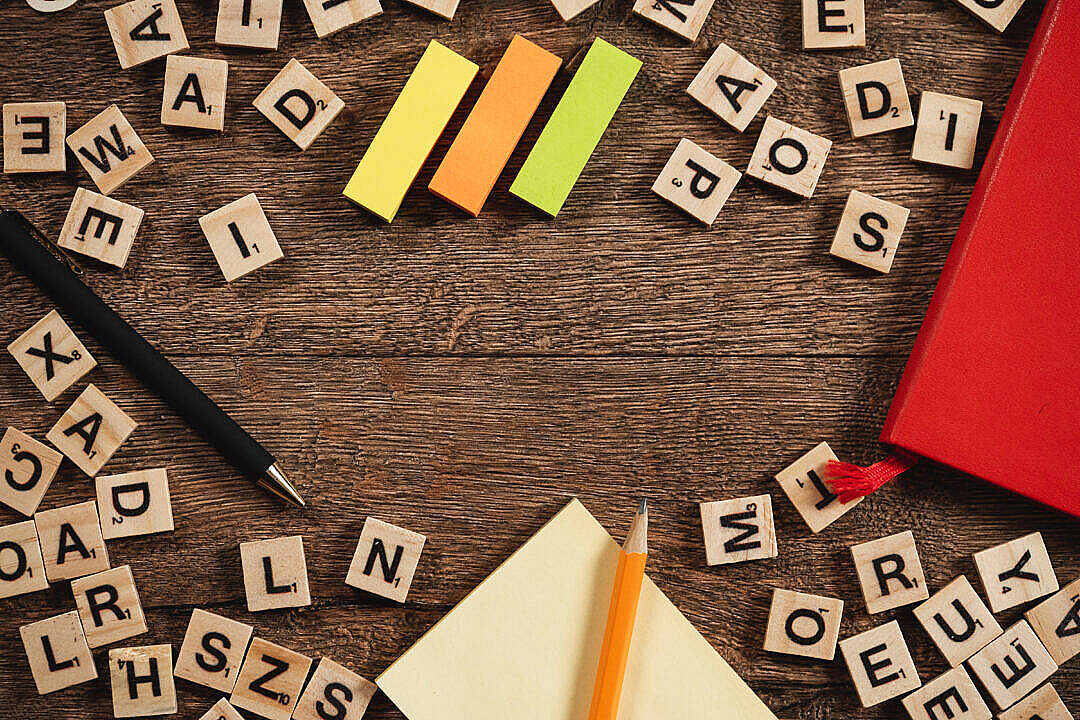
%> input picture exercises/alimotavally/16/imaget2.jpg, 1080 x 720 px
$ octave tamrin5.m   (GNU Octave 9; MATLAB toolbox functions it lacks are replaced by stand-ins)
%> lines starting %> are read from the running program, lines starting %| are printed output that depends on the picture
clc;
clear;
close all;

im = imread('/Users/s.ali.motavally/Desktop/tamrin5/imaget2.jpg');
%> im is the input picture: size 720x1080x3 uint8; mean R, G, B 132.5, 94.2, 71.6
img = imresize(im, [450 550]);
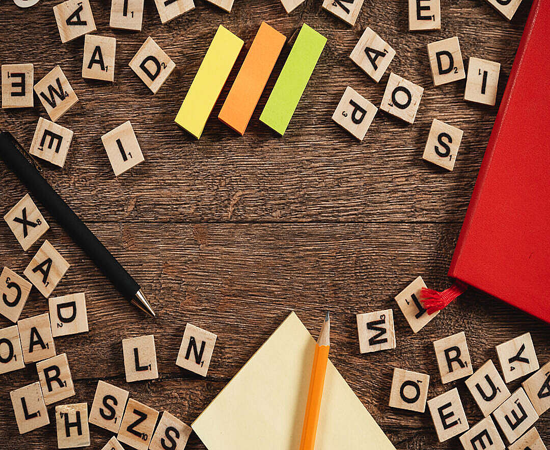
%> img: size 450x550x3 uint8; mean R, G, B 132.5, 94.2, 71.6
gray_img =rgb2gray(img);
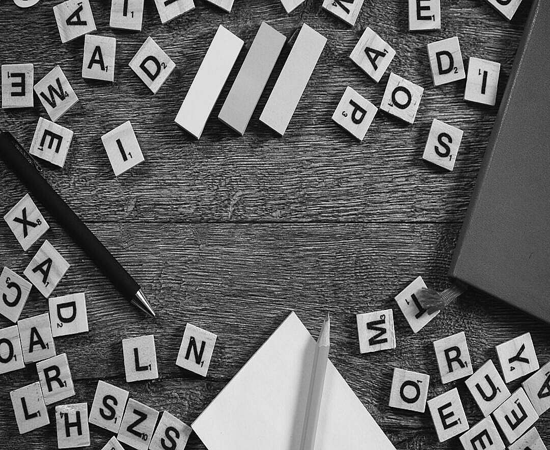
%> gray_img: size 450x550 uint8; min 0, max 255, mean 103.1
figure, imshow(gray_img);
[x,y] = size(gray_img);
%> x = 450; y = 550
for i = 1:x
    for j = 1:y
        gray_img(i,j) = gray_img(i,j)+50;
    end
end
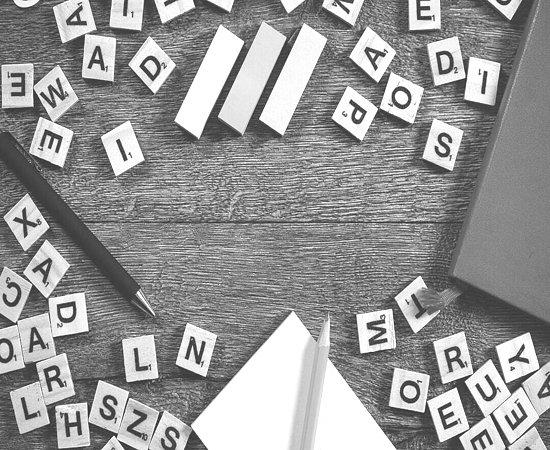
%> gray_img: size 450x550 uint8; min 50, max 255, mean 151.9

figure, imshow(gray_img);
